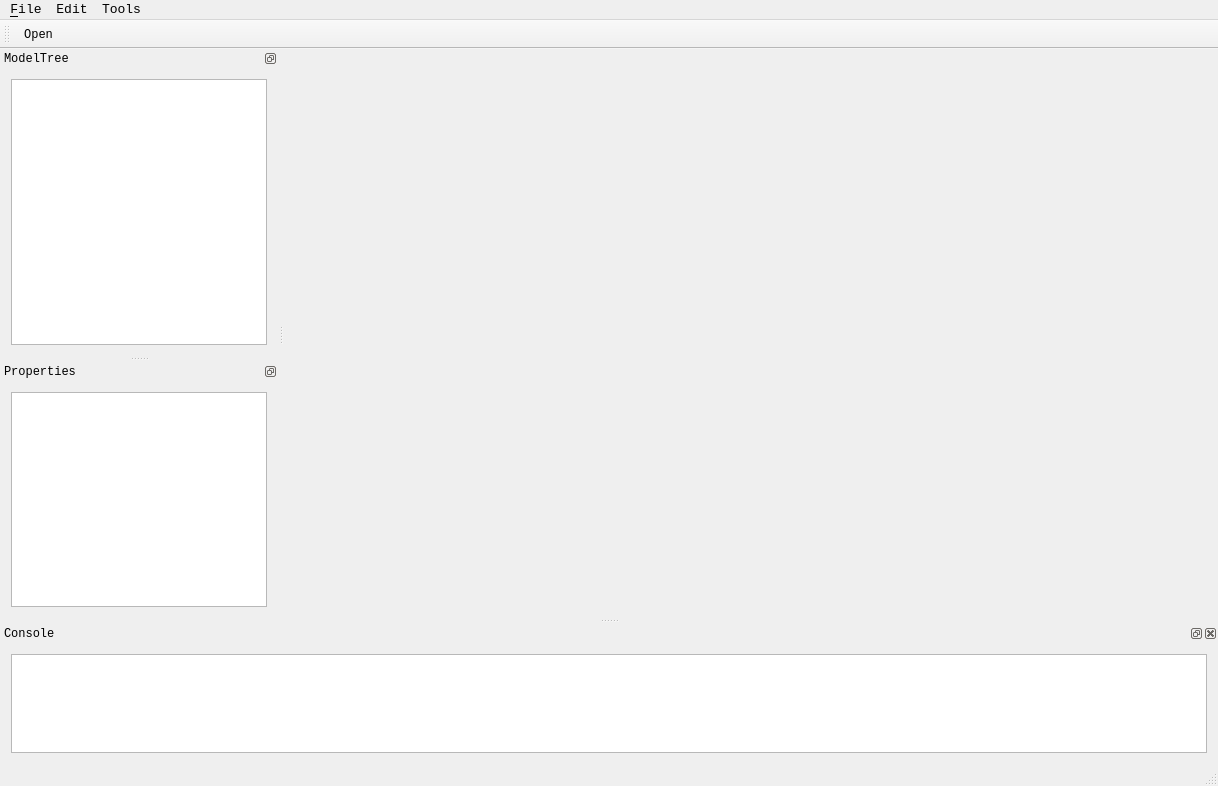
<?xml version="1.0" encoding="UTF-8"?>
<ui version="4.0">
 <class>DamonsPointCloudClass</class>
 <widget class="QMainWindow" name="DamonsPointCloudClass">
  <property name="geometry">
   <rect>
    <x>0</x>
    <y>0</y>
    <width>1218</width>
    <height>786</height>
   </rect>
  </property>
  <property name="font">
   <font>
    <family>Consolas</family>
   </font>
  </property>
  <property name="windowTitle">
   <string>DamonsPointCloud</string>
  </property>
  <property name="windowIcon">
   <iconset>
    <normaloff>Resources/luke_96.ico</normaloff>Resources/luke_96.ico</iconset>
  </property>
  <widget class="QWidget" name="centralWidget">
   <layout class="QHBoxLayout" name="horizontalLayout">
    <item>
     <widget class="QVTKWidget" name="mainView">
      <property name="sizePolicy">
       <sizepolicy hsizetype="Expanding" vsizetype="Expanding">
        <horstretch>0</horstretch>
        <verstretch>0</verstretch>
       </sizepolicy>
      </property>
     </widget>
    </item>
   </layout>
  </widget>
  <widget class="QMenuBar" name="menuBar">
   <property name="geometry">
    <rect>
     <x>0</x>
     <y>0</y>
     <width>1218</width>
     <height>21</height>
    </rect>
   </property>
   <property name="font">
    <font>
     <family>Consolas</family>
     <pointsize>10</pointsize>
    </font>
   </property>
   <widget class="QMenu" name="menuFile">
    <property name="title">
     <string>&amp;File</string>
    </property>
    <addaction name="actionOpen"/>
    <addaction name="actionOpen_Recent"/>
   </widget>
   <widget class="QMenu" name="menuEdit">
    <property name="title">
     <string>Edit</string>
    </property>
   </widget>
   <widget class="QMenu" name="menuTools">
    <property name="title">
     <string>Tools</string>
    </property>
   </widget>
   <addaction name="menuFile"/>
   <addaction name="menuEdit"/>
   <addaction name="menuTools"/>
  </widget>
  <widget class="QToolBar" name="mainToolBar">
   <attribute name="toolBarArea">
    <enum>TopToolBarArea</enum>
   </attribute>
   <attribute name="toolBarBreak">
    <bool>false</bool>
   </attribute>
   <addaction name="actionOpen"/>
  </widget>
  <widget class="QStatusBar" name="statusBar"/>
  <widget class="QDockWidget" name="ModelTreeDockWidget">
   <property name="minimumSize">
    <size>
     <width>146</width>
     <height>280</height>
    </size>
   </property>
   <property name="font">
    <font>
     <family>Consolas</family>
    </font>
   </property>
   <property name="features">
    <set>QDockWidget::DockWidgetFloatable|QDockWidget::DockWidgetMovable</set>
   </property>
   <property name="windowTitle">
    <string>ModelTree</string>
   </property>
   <attribute name="dockWidgetArea">
    <number>1</number>
   </attribute>
   <widget class="QWidget" name="dockWidgetModelTree">
    <layout class="QVBoxLayout" name="verticalLayout">
     <item>
      <widget class="QTreeView" name="ModelTreeView"/>
     </item>
    </layout>
   </widget>
  </widget>
  <widget class="QDockWidget" name="PropertiesDockWidget">
   <property name="minimumSize">
    <size>
     <width>146</width>
     <height>175</height>
    </size>
   </property>
   <property name="font">
    <font>
     <family>Consolas</family>
    </font>
   </property>
   <property name="features">
    <set>QDockWidget::DockWidgetFloatable|QDockWidget::DockWidgetMovable</set>
   </property>
   <property name="windowTitle">
    <string>Properties</string>
   </property>
   <attribute name="dockWidgetArea">
    <number>1</number>
   </attribute>
   <widget class="QWidget" name="dockWidgetProperties">
    <layout class="QVBoxLayout" name="verticalLayout_3">
     <item>
      <widget class="QTreeView" name="propertiesTreeView"/>
     </item>
    </layout>
   </widget>
  </widget>
  <widget class="QDockWidget" name="ConsoleDockWidget">
   <property name="minimumSize">
    <size>
     <width>100</width>
     <height>140</height>
    </size>
   </property>
   <property name="font">
    <font>
     <family>Consolas</family>
    </font>
   </property>
   <property name="windowTitle">
    <string>Console</string>
   </property>
   <attribute name="dockWidgetArea">
    <number>8</number>
   </attribute>
   <widget class="QWidget" name="dockWidgetConsole">
    <layout class="QVBoxLayout" name="verticalLayout_4">
     <item>
      <widget class="QListWidget" name="consoleListWidget">
       <property name="sizePolicy">
        <sizepolicy hsizetype="Ignored" vsizetype="Ignored">
         <horstretch>0</horstretch>
         <verstretch>0</verstretch>
        </sizepolicy>
       </property>
      </widget>
     </item>
    </layout>
   </widget>
  </widget>
  <action name="actionOpen">
   <property name="icon">
    <iconset>
     <normaloff>../Resources/folder.png</normaloff>../Resources/folder.png</iconset>
   </property>
   <property name="text">
    <string>&amp;Open</string>
   </property>
   <property name="iconText">
    <string>Open</string>
   </property>
   <property name="toolTip">
    <string>Open</string>
   </property>
   <property name="statusTip">
    <string>Open</string>
   </property>
   <property name="shortcut">
    <string>Ctrl+O</string>
   </property>
  </action>
  <action name="actionOpen_Recent">
   <property name="icon">
    <iconset>
     <normaloff>../Resources/Places_folder_recent.png</normaloff>../Resources/Places_folder_recent.png</iconset>
   </property>
   <property name="text">
    <string>&amp;Open Recent</string>
   </property>
   <property name="iconText">
    <string>Open Recent</string>
   </property>
   <property name="statusTip">
    <string>Open Recent</string>
   </property>
  </action>
 </widget>
 <layoutdefault spacing="6" margin="11"/>
 <customwidgets>
  <customwidget>
   <class>QVTKWidget</class>
   <extends>QWidget</extends>
   <header>QVTKWidget.h</header>
  </customwidget>
 </customwidgets>
 <resources>
  <include location="DamonsPointCloud.qrc"/>
 </resources>
 <connections/>
</ui>
